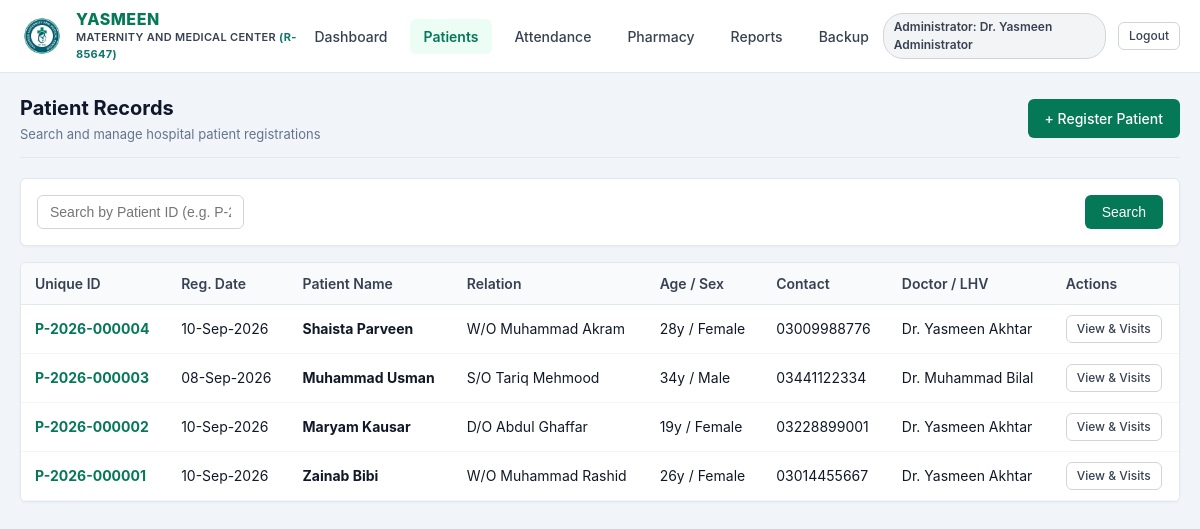
The app's page /index.php?route=patients (signed in) with its own data.
### tables this page shows
CREATE TABLE `patients` (
  `id` int(11) NOT NULL AUTO_INCREMENT,
  `unique_id` varchar(30) NOT NULL,
  `registration_date` date NOT NULL,
  `name` varchar(100) NOT NULL,
  `relation_type` enum('S/O','D/O','W/O') NOT NULL,
  `relation_name` varchar(100) NOT NULL,
  `age` int(11) NOT NULL,
  `sex` enum('Male','Female') NOT NULL,
  `contact` varchar(30) DEFAULT NULL,
  `address` text DEFAULT NULL,
  `doctor_id` int(11) DEFAULT NULL,
  `created_by` int(11) DEFAULT NULL,
  `created_at` timestamp NULL DEFAULT current_timestamp(),
  `updated_at` timestamp NULL DEFAULT current_timestamp() ON UPDATE current_timestamp(),
  PRIMARY KEY (`id`),
  UNIQUE KEY `unique_id` (`unique_id`),
  KEY `doctor_id` (`doctor_id`),
  KEY `created_by` (`created_by`),
  KEY `idx_patients_unique_id` (`unique_id`),
  KEY `idx_patients_name` (`name`),
  KEY `idx_patients_contact` (`contact`),
  KEY `idx_patients_date` (`registration_date`),
  CONSTRAINT `patients_ibfk_1` FOREIGN KEY (`doctor_id`) REFERENCES `doctors_lhvs` (`id`) ON DELETE SET NULL,
  CONSTRAINT `patients_ibfk_2` FOREIGN KEY (`created_by`) REFERENCES `users` (`id`) ON DELETE SET NULL
);

CREATE TABLE `doctors_lhvs` (
  `id` int(11) NOT NULL AUTO_INCREMENT,
  `name` varchar(100) NOT NULL,
  `designation` varchar(100) NOT NULL DEFAULT 'Medical Officer',
  `contact` varchar(30) DEFAULT NULL,
  `status` enum('active','inactive') NOT NULL DEFAULT 'active',
  `created_at` timestamp NULL DEFAULT current_timestamp(),
  `updated_at` timestamp NULL DEFAULT current_timestamp() ON UPDATE current_timestamp(),
  PRIMARY KEY (`id`),
  KEY `idx_doctors_status` (`status`)
);

### app/models/Patient.php (called while the page is built, shortened)
<?php
class Patient {
    public static function getAll(string $search = '', int $limit = 50, int $offset = 0): array {
        $db = Database::getConnection();
        $stmt = $db->prepare("
            SELECT p.*, d.name as doctor_name
            FROM patients p
            LEFT JOIN doctors_lhvs d ON p.doctor_id = d.id
            ORDER BY p.id DESC LIMIT ? OFFSET ?
        ");
        $stmt->bindValue(1, $limit, PDO::PARAM_INT);
        $stmt->bindValue(2, $offset, PDO::PARAM_INT);
        $stmt->execute();
        return $stmt->fetchAll();
    }
}

### views/patients/index.php (the view, shortened to what this page needs)
<!DOCTYPE html>
<html lang="en">
<head>
    <link rel="stylesheet" href="<?php echo BASE_URL; ?>assets/css/style.css">
</head>
<body>
    <?php require __DIR__ . '/../partials/navbar.php'; ?>
    <main class="main-container">
        <div class="page-header">
            <div>
                <h1 class="page-title">Patient Records</h1>
                <p style="color: #64748b; font-size: 13px; margin-top: 2px;">Search and manage hospital patient registrations</p>
            </div>
            <div class="page-actions">
                <a href="<?php echo BASE_URL; ?>index.php?route=patient_create" class="btn btn-primary">+ Register Patient</a>
            </div>
        </div>
        <div class="card" style="padding: 16px; margin-bottom: 16px;">
            <form action="<?php echo BASE_URL; ?>index.php" method="GET" style="display: flex; gap: 10px; align-items: center;">
                <div style="flex-grow: 1;">
                    <input type="text" name="search" class="form-control"
                           placeholder="Search by Patient ID (e.g. P-2026-000001), Name, Relation, or Contact..."
                           value="<?php echo htmlspecialchars($search); ?>">
                </div>
                <button type="submit" class="btn btn-primary">Search</button>
            </form>
        </div>
        <div class="card" style="padding: 0; overflow: hidden;">
            <div class="table-responsive">
                <table class="data-table">
                    <thead>
                        <tr>
                            <th>Unique ID</th>
                            <th>Reg. Date</th>
                            <th>Patient Name</th>
                            <th>Relation</th>
                            <th>Age / Sex</th>
                            <th>Contact</th>
                            <th>Doctor / LHV</th>
                            <th>Actions</th>
                        </tr>
                    </thead>
                    <tbody>
                        <?php if (empty($patients)): ?>
                            <tr>
                                <td colspan="8" style="text-align: center; padding: 32px; color: #64748b;">
                                    No patient records found. Click <strong>+ Register Patient</strong> to create one.
                                </td>
                            </tr>
                        <?php else: ?>
                            <?php foreach ($patients as $p): ?>
                                <tr>
                                    <td><strong style="color: #047857;"><?php echo htmlspecialchars($p['unique_id']); ?></strong></td>
                                    <td><?php echo date('d-M-Y', strtotime($p['registration_date'])); ?></td>
                                    <td><strong><?php echo htmlspecialchars($p['name']); ?></strong></td>
                                    <td><?php echo htmlspecialchars($p['relation_type'] . ' ' . $p['relation_name']); ?></td>
                                    <td><?php echo htmlspecialchars($p['age'] . 'y / ' . $p['sex']); ?></td>
                                    <td><?php echo htmlspecialchars($p['contact'] ?: '-'); ?></td>
                                    <td><?php echo htmlspecialchars($p['doctor_name'] ?: 'General OPD'); ?></td>
                                    <td>
                                        <a href="<?php echo BASE_URL; ?>index.php?route=patient_view&id=<?php echo $p['id']; ?>" class="btn btn-secondary btn-sm">
                                            View & Visits
                                        </a>
                                    </td>
                                </tr>
                            <?php endforeach; ?>
                        <?php endif; ?>
                    </tbody>
                </table>
            </div>
        </div>
    </main>
</body>
</html>

### public/assets/css/style.css (style rules this page uses)
:root { --primary: #047857; --primary-hover: #065f46; --primary-light: #ecfdf5; --secondary: #0f766e; --dark: #0f172a; --gray-900: #111827; --gray-700: #374151; --gray-500: #6b7280; --gray-300: #d1d5db; --gray-100: #f3f4f6; --gray-50: #f8fafc; --danger: #dc2626; --danger-light: #fef2f2; --warning: #d97706; --warning-light: #fffbeb; --success: #16a34a; --border-radius: 6px; --font-family: -apple-system, BlinkMacSystemFont, "Segoe UI", Roboto, Oxygen, Ubuntu, Cantarell, "Open Sans", sans-serif; }
* { box-sizing: border-box; margin: 0; padding: 0; }
body { font-family: var(--font-family); font-size: 15px; line-height: 1.5; color: var(--gray-900); background-color: #f1f5f9; }
.main-container { max-width: 1280px; margin: 20px auto; padding: 0 20px; }
.page-header { display: flex; justify-content: space-between; align-items: center; margin-bottom: 20px; padding-bottom: 12px; border-bottom: 1px solid #e2e8f0; }
.page-title { font-size: 20px; font-weight: 700; color: var(--dark); }
.page-actions { display: flex; gap: 10px; }
.card { background-color: #ffffff; border: 1px solid #e2e8f0; border-radius: var(--border-radius); padding: 20px; margin-bottom: 20px; box-shadow: 0 1px 3px rgba(0, 0, 0, 0.04); }
.btn { display: inline-flex; align-items: center; justify-content: center; gap: 6px; padding: 8px 16px; font-size: 14px; font-weight: 500; border-radius: var(--border-radius); border: 1px solid transparent; cursor: pointer; text-decoration: none; transition: background-color 0.15s ease; }
.btn-primary { background-color: var(--primary); color: #ffffff; }
.btn-secondary { background-color: #ffffff; border-color: var(--gray-300); color: var(--gray-700); }
.btn-sm { padding: 4px 10px; font-size: 12px; }
.form-control { padding: 8px 12px; font-size: 14px; border: 1px solid var(--gray-300); border-radius: var(--border-radius); background-color: #ffffff; color: var(--gray-900); outline: none; transition: border-color 0.15s ease; }
.table-responsive { width: 100%; overflow-x: auto; }
table.data-table { width: 100%; border-collapse: collapse; background-color: #ffffff; font-size: 14px; }
table.data-table th { background-color: var(--gray-50); color: var(--gray-700); font-weight: 600; text-align: left; padding: 10px 14px; border-bottom: 1px solid #e2e8f0; }
table.data-table td { padding: 10px 14px; border-bottom: 1px solid #f1f5f9; color: var(--gray-900); }

### records on screen
patients: unique "P-2026-000004", registration_date "10-Sep-2026", name "Shaista Parveen", relation_type+relation_name "W/O Muhammad Akram", age+sex "28y / Female", contact "03009988776", doctor.name "Dr. Yasmeen Akhtar"
patients: unique "P-2026-000003", registration_date "08-Sep-2026", name "Muhammad Usman", relation_type+relation_name "S/O Tariq Mehmood", age+sex "34y / Male", contact "03441122334", doctor.name "Dr. Muhammad Bilal"
patients: unique "P-2026-000002", registration_date "10-Sep-2026", name "Maryam Kausar", relation_type+relation_name "D/O Abdul Ghaffar", age+sex "19y / Female", contact "03228899001", doctor.name "Dr. Yasmeen Akhtar"
patients: unique "P-2026-000001", registration_date "10-Sep-2026", name "Zainab Bibi", relation_type+relation_name "W/O Muhammad Rashid", age+sex "26y / Female", contact "03014455667", doctor.name "Dr. Yasmeen Akhtar"

### other values on screen
$userRole "Administrator"
$userName "Dr. Yasmeen Administrator"
